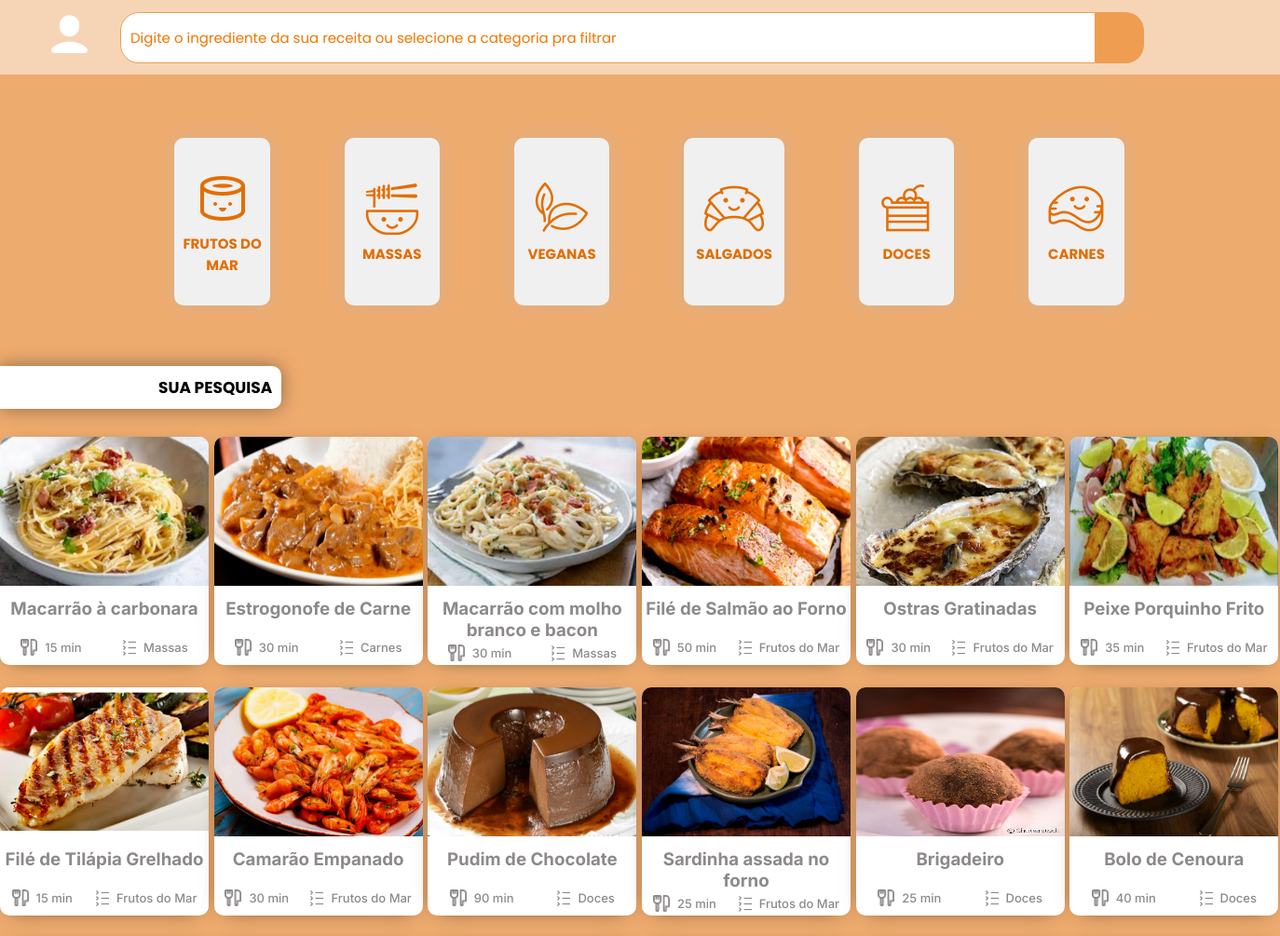
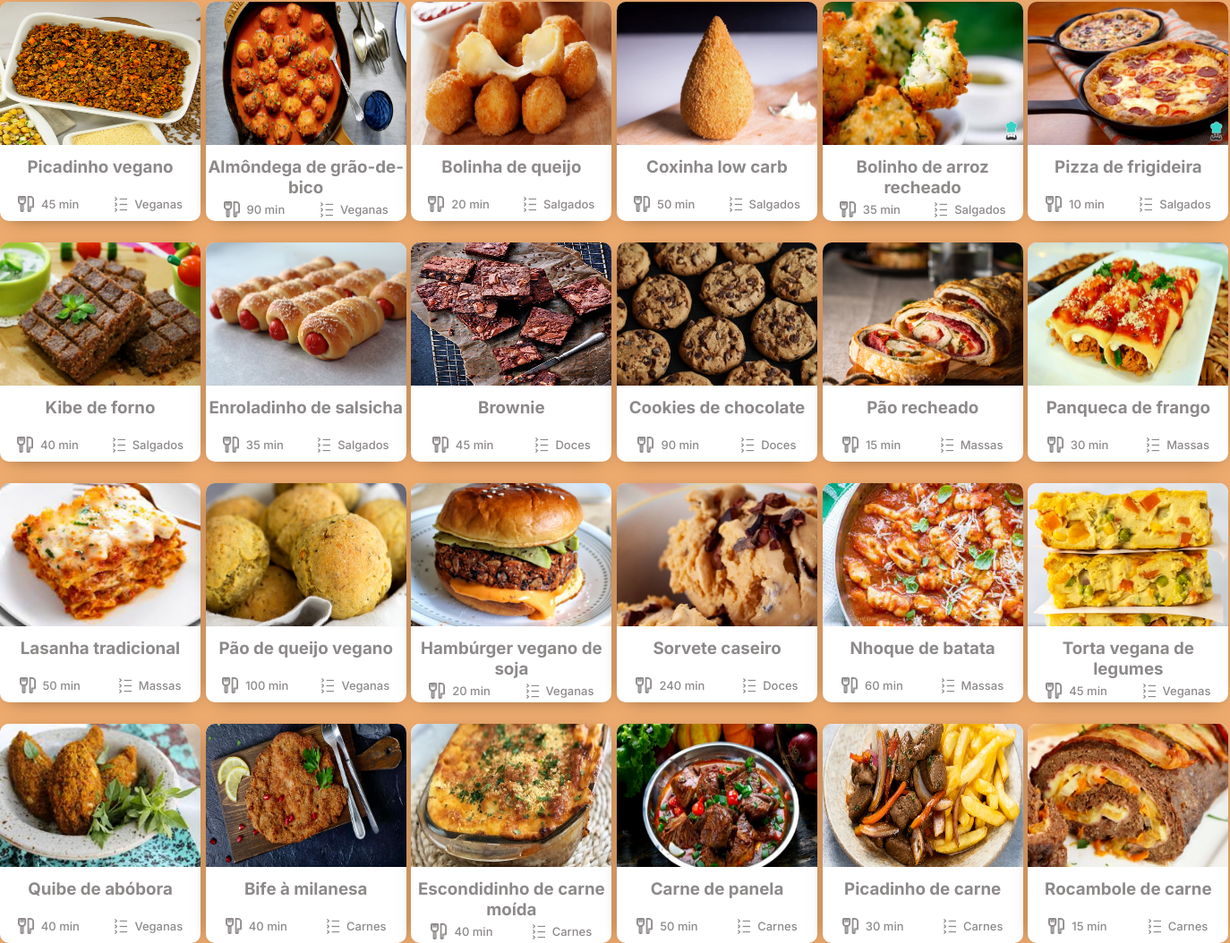
The page / on the database its author committed (2 pictures, top to bottom).
### tables this page shows
CREATE TABLE receita (
    idReceita     INT UNSIGNED   NOT NULL AUTO_INCREMENT,
    nomeReceita   VARCHAR(70)    NOT NULL,
    porcoes       SMALLINT UNSIGNED NOT NULL,
    tempoReceita  VARCHAR(10)    NOT NULL,
    qtdCalorias   DECIMAL(7,2)   NOT NULL,
    link          VARCHAR(300)   NOT NULL COMMENT 'Embed (iframe) do vídeo no YouTube',
    ingrediente_1  VARCHAR(60)   NULL,
    ingrediente_2  VARCHAR(60)   NULL,
    ingrediente_3  VARCHAR(60)   NULL,
    ingrediente_4  VARCHAR(60)   NULL,
    ingrediente_5  VARCHAR(60)   NULL,
    ingrediente_6  VARCHAR(60)   NULL,
    ingrediente_7  VARCHAR(60)   NULL,
    ingrediente_8  VARCHAR(60)   NULL,
    ingrediente_9  VARCHAR(60)   NULL,
    ingrediente_10 VARCHAR(60)   NULL,
    ingrediente_11 VARCHAR(60)   NULL,
    ingrediente_12 VARCHAR(60)   NULL,
    ingrediente_13 VARCHAR(60)   NULL,
    ingrediente_14 VARCHAR(60)   NULL,
    ingrediente_15 VARCHAR(60)   NULL,
    modoPreparo   TEXT           NOT NULL,
    idcategoriaFK INT UNSIGNED   NULL,
    imagem        VARCHAR(30)    NOT NULL,

    CONSTRAINT pk_receita              PRIMARY KEY (idReceita),
    CONSTRAINT uq_receita_nome         UNIQUE (nomeReceita),
    CONSTRAINT uq_receita_link         UNIQUE (link),
    CONSTRAINT ck_receita_porcoes      CHECK (porcoes > 0),
    CONSTRAINT ck_receita_calorias     CHECK (qtdCalorias >= 0),
    CONSTRAINT ck_receita_ingrediente1 CHECK (ingrediente_1 IS NOT NULL)
);

### public/index.php (called while the page is built, shortened)
<?php
$services = require __DIR__ . '/../config/bootstrap.php';
try {
    $viewData = $services['recipeController']->list($_GET);
} catch (PDOException) {
    http_response_code(503);
    require __DIR__ . '/../src/Presentation/View/unavailable.php';
    exit;
}
require __DIR__ . '/../src/Presentation/View/index.php';

### config/bootstrap.php (called while the page is built, shortened)
<?php
$vendorAutoload = __DIR__ . '/../vendor/autoload.php';
$connectionFactory = new PdoConnectionFactory(
    getenv('DB_HOST') ?: 'localhost',
    getenv('DB_NAME') ?: 'tcc_receitas',
    getenv('DB_USER') ?: 'root',
    getenv('DB_PASS') !== false ? (string) getenv('DB_PASS') : '',
    getenv('DB_PORT') ?: '3306',
    getenv('DB_SSL_CA') ?: null,
    getenv('DB_SSL_VERIFY') !== 'false'
);
$userRepository = new PdoUserRepository($connectionFactory);
$recipeRepository = new PdoRecipeRepository($connectionFactory);
$authenticateUserUseCase = new AuthenticateUserUseCase($userRepository);
$registerUserUseCase = new RegisterUserUseCase($userRepository);
$updateUserProfileUseCase = new UpdateUserProfileUseCase($userRepository);
$findRecipesUseCase = new FindRecipesUseCase($recipeRepository);
$sessionManager = new SessionManager();
return [
    'authController' => new AuthController($registerUserUseCase, $authenticateUserUseCase, $sessionManager),
    'profileController' => new ProfileController($updateUserProfileUseCase, $sessionManager),
    'recipeController' => new RecipeController($findRecipesUseCase, $sessionManager),
    'sessionManager' => $sessionManager,
];

### src/Presentation/Http/SessionManager.php (called while the page is built, shortened)
<?php
class SessionManager
{
    private function isHttps(): bool
    {
        return ($_SERVER['HTTP_X_FORWARDED_PROTO'] ?? '') === 'https';
    }
}

### src/Application/UseCase/FindRecipesUseCase.php (called while the page is built, shortened)
<?php
class FindRecipesUseCase
{
    public function execute(?string $search, ?int $categoryId): array
    {
        $search = $search !== null ? trim($search) : null;
        $summaries = $this->recipeRepository->findSummaries($search, $categoryId);
        $details = $this->recipeRepository->findDetails($search, $categoryId);
        return [
            'cards' => array_map(fn (array $recipe) => $this->mapSummary($recipe), $summaries),
            'details' => array_map(fn (array $recipe) => $this->mapDetail($recipe), $details),
        ];
    }
    private function mapSummary(array $recipe): array
    {
        return [
            'id' => (int) $recipe['idReceita'],
            'name' => $recipe['nomeReceita'],
            'time' => $recipe['tempoReceita'],
            'category' => $this->categoryLabel((int) $recipe['idcategoriaFK']),
            'image' => $recipe['imagem'],
        ];
    }
    private function mapDetail(array $recipe): array
    {
        $ingredients = [];
        for ($index = 1; $index <= 15; $index++) {
            $column = 'ingrediente_' . $index;
            $value = trim((string) ($recipe[$column] ?? ''));
            $ingredients[] = $value !== '' ? $value : 'Não há mais ingredientes';
        }
        $preparation = [];
        $steps = explode('.', (string) $recipe['modoPreparo']);
        foreach ($steps as $index => $step) {
            $step = trim($step);
            if ($step === '') {
                continue;
            }
            $preparation[] = sprintf('%d. %s', $index, $step);
        }
        return [
            'id' => (int) $recipe['idReceita'],
            'name' => $recipe['nomeReceita'],
            'video' => $recipe['link'],
            'category' => $this->categoryLabel((int) $recipe['idcategoriaFK']),
            'time' => $recipe['tempoReceita'],
            'servings' => (int) $recipe['porcoes'],
            'calories' => (float) $recipe['qtdCalorias'],
            'ingredients' => $ingredients,
            'preparation' => $preparation,
        ];
    }
    private function categoryLabel(int $id): string
    {
        return self::CATEGORY_LABELS[$id] ?? 'Sem categoria';
    }
}

### src/Infrastructure/Repository/PdoRecipeRepository.php (called while the page is built, shortened)
<?php
class PdoRecipeRepository implements RecipeRepositoryInterface
{
    public function findSummaries(?string $search, ?int $categoryId): array
    {
        $query = 'SELECT idReceita, nomeReceita, tempoReceita, idcategoriaFK, imagem FROM receita';
        [$whereSql, $params] = $this->buildFilters($search, $categoryId);
        $stmt = $this->connectionFactory->create()->prepare($query . $whereSql);
        $stmt->execute($params);
        return $stmt->fetchAll(PDO::FETCH_ASSOC);
    }
    public function findDetails(?string $search, ?int $categoryId): array
    {
        $query = 'SELECT idReceita, qtdCalorias, nomeReceita, porcoes, tempoReceita, link, ingrediente_1, ingrediente_2, ingrediente_3, ingrediente_4, ingrediente_5, ingrediente_6, ingrediente_7, ingrediente_8, ingrediente_9, ingrediente_10, ingrediente_11, ingrediente_12, ingrediente_13, ingrediente_14, ingrediente_15, modoPreparo, idcategoriaFK FROM receita';
        [$whereSql, $params] = $this->buildFilters($search, $categoryId);
        $stmt = $this->connectionFactory->create()->prepare($query . $whereSql);
        $stmt->execute($params);
        return $stmt->fetchAll(PDO::FETCH_ASSOC);
    }
    private function buildFilters(?string $search, ?int $categoryId): array
    {
        $conditions = [];
        $params = [];
        if ($conditions === []) {
            return ['', []];
        }
        return [' WHERE ' . implode(' AND ', $conditions), $params];
    }
}

### src/Infrastructure/Database/PdoConnectionFactory.php (called while the page is built, shortened)
<?php
class PdoConnectionFactory
{
    private ?PDO $connection = null;
    public function create(): PDO
    {
        if ($this->connection instanceof PDO) {
            return $this->connection;
        }
        $options = [
            PDO::ATTR_ERRMODE => PDO::ERRMODE_EXCEPTION,
            PDO::ATTR_DEFAULT_FETCH_MODE => PDO::FETCH_ASSOC,
            PDO::ATTR_EMULATE_PREPARES => false,
        ];
        $this->connection = new PDO(
            sprintf('mysql:host=%s;port=%s;dbname=%s;charset=utf8mb4', $this->host, $this->port, $this->database),
            $this->username,
            $this->password,
            $options
        );
        return $this->connection;
    }
}

### src/Presentation/Controller/RecipeController.php (called while the page is built, shortened)
<?php
class RecipeController
{
    public function list(array $query): array
    {
        $search = isset($query['pesquisa']) ? trim((string) $query['pesquisa']) : null;
        $categoryId = isset($query['categoriaReceita']) && $query['categoriaReceita'] !== '' ? (int) $query['categoriaReceita'] : null;
        $errorMessage = null;
        $recipes = $this->findRecipesUseCase->execute(
            isset($query['buscar']) ? $search : null,
            isset($query['buscar']) ? $categoryId : null,
        );
        return [
            'cards' => $recipes['cards'],
            'details' => $recipes['details'],
            'errorMessage' => $errorMessage,
        ];
    }
}

### src/Presentation/View/index.php (the view, shortened to what this page needs)
<?php
$cards = $viewData['cards'] ?? [];
?>
<!DOCTYPE html>
<html lang="pt-br">
<head>
    <link rel="stylesheet" href="./assets/css/index.css">
    <link rel="stylesheet" href="https://maxst.icons8.com/vue-static/landings/line-awesome/font-awesome-line-awesome/css/all.min.css">
    <link rel="stylesheet" href="https://maxst.icons8.com/vue-static/landings/line-awesome/line-awesome/1.3.0/css/line-awesome.min.css">
    <link rel="stylesheet" href="https://maxst.icons8.com/vue-static/landings/line-awesome/font-awesome-line-awesome/css/all.min.css">
</head>
<body>
    <div class="container">
        <nav class="recipeSearch">
            <form action="index.php" name="formSearch" method="GET" class="formSearch">
                <div class="navBar">
                    <div class="modal-perfil" id="btnModal">
                        <div class="IconeUsuario">
                            <a href="#" class="menuIcon"><img src="./assets/img/iconUser.png" alt="Icone de usuario"></a>
                        </div>
                    </div>
                    <div class="searchBar">
                        <input class="searchControl" name="pesquisa" type="search" placeholder="Digite o ingrediente da sua receita ou selecione a categoria pra filtrar">
                        <button class="searchBtn" type="submit" name="buscar">
                        </button>
                    </div>
                </div>
                <div class="main-container" id="main-container">
                    <div class="radio-buttons">
                        <?php foreach ([1 => ['sushiIcone.png', 'Frutos do Mar', 'col-a'], 2 => ['massaIcone.png', 'Massas', 'col-b'], 3 => ['veganoIcone.png', 'Veganas', 'col-c'], 4 => ['croassaIcone.png', 'Salgados', 'col-d'], 5 => ['boloIcone.png', 'Doces', 'col-f'], 6 => ['carneIcone.png', 'Carnes', 'col-g']] as $id => $category): ?>
                            <label class="custom-radio <?= htmlspecialchars($category[2]) ?>">
                                <span class="radio-btn"><i class="las la-check-circle"></i>
                                    <div class="recipe-icon">
                                        <img src="./assets/img/<?= htmlspecialchars($category[0]) ?>" />
                                        <h3><?= htmlspecialchars($category[1]) ?></h3>
                                    </div>
                                </span>
                            </label>
                        <?php endforeach; ?>
                    </div>
                </div>
            </form>
        </nav>
        <div class="recipeResults">
            <h2>SUA PESQUISA</h2>
            <div class="receitasCentro">
                <div class="receitas" id="receitas">
                    <?php foreach ($cards as $recipe): ?>
                        <div class="itemReceita">
                            <div class="btnAbrirReceita" id="<?= (int) $recipe['id'] ?>">
                                <div class="imgReceita" id="<?= (int) $recipe['id'] ?>">
                                    <img src="./assets/img/<?= htmlspecialchars($recipe['image']) ?>" id="<?= (int) $recipe['id'] ?>">
                                </div>
                                <div class="alignItems" id="<?= (int) $recipe['id'] ?>">
                                    <div class="nomeReceita" id="<?= (int) $recipe['id'] ?>">
                                        <h3 id="<?= (int) $recipe['id'] ?>"><?= htmlspecialchars($recipe['name']) ?></h3>
                                    </div>
                                    <div class="infoAdicionaisReceita" id="<?= (int) $recipe['id'] ?>">
                                        <div class="tempoPreparoReceita" id="<?= (int) $recipe['id'] ?>">
                                            <img src="./assets/img/garfoFaca.png" alt="IconeGarfoFaca" id="<?= (int) $recipe['id'] ?>">
                                            <p id="<?= (int) $recipe['id'] ?>"><?= htmlspecialchars($recipe['time']) ?></p>
                                        </div>
                                        <div class="categoriaReceita">
                                            <img src="./assets/img/categoriaIcone.png" alt="iconeCategoria" id="<?= (int) $recipe['id'] ?>">
                                            <p id="<?= (int) $recipe['id'] ?>"><?= htmlspecialchars($recipe['category']) ?></p>
                                        </div>
                                    </div>
                                </div>
                            </div>
                        </div>
                    <?php endforeach; ?>
                </div>
            </div>
        </div>
    </div>
</body>
</html>

### rows shown on the page
receita: imagem (picture), nomeReceita "Macarrão à carbonara", tempoReceita "15 min", category "Massas"
receita: imagem (picture), nomeReceita "Estrogonofe de Carne", tempoReceita "30 min", category "Carnes"
receita: imagem (picture), nomeReceita "Macarrão com molho branco e bacon", tempoReceita "30 min", category "Massas"
receita: imagem (picture), nomeReceita "Filé de Salmão ao Forno", tempoReceita "50 min", category "Frutos do Mar"
receita: imagem (picture), nomeReceita "Ostras Gratinadas", tempoReceita "30 min", category "Frutos do Mar"
receita: imagem (picture), nomeReceita "Peixe Porquinho Frito", tempoReceita "35 min", category "Frutos do Mar"
receita: imagem (picture), nomeReceita "Filé de Tilápia Grelhado", tempoReceita "15 min", category "Frutos do Mar"
receita: imagem (picture), nomeReceita "Camarão Empanado", tempoReceita "30 min", category "Frutos do Mar"
receita: imagem (picture), nomeReceita "Pudim de Chocolate", tempoReceita "90 min", category "Doces"
receita: imagem (picture), nomeReceita "Sardinha assada no forno", tempoReceita "25 min", category "Frutos do Mar"
receita: imagem (picture), nomeReceita "Brigadeiro", tempoReceita "25 min", category "Doces"
receita: imagem (picture), nomeReceita "Bolo de Cenoura", tempoReceita "40 min", category "Doces"
receita: imagem (picture), nomeReceita "Picadinho vegano", tempoReceita "45 min", category "Veganas"
receita: imagem (picture), nomeReceita "Almôndega de grão-de-bico", tempoReceita "90 min", category "Veganas"
receita: imagem (picture), nomeReceita "Bolinha de queijo", tempoReceita "20 min", category "Salgados"
receita: imagem (picture), nomeReceita "Coxinha low carb", tempoReceita "50 min", category "Salgados"
receita: imagem (picture), nomeReceita "Bolinho de arroz recheado", tempoReceita "35 min", category "Salgados"
receita: imagem (picture), nomeReceita "Pizza de frigideira", tempoReceita "10 min", category "Salgados"
receita: imagem (picture), nomeReceita "Kibe de forno", tempoReceita "40 min", category "Salgados"
receita: imagem (picture), nomeReceita "Enroladinho de salsicha", tempoReceita "35 min", category "Salgados"
receita: imagem (picture), nomeReceita "Brownie", tempoReceita "45 min", category "Doces"
receita: imagem (picture), nomeReceita "Cookies de chocolate", tempoReceita "90 min", category "Doces"
receita: imagem (picture), nomeReceita "Pão recheado", tempoReceita "15 min", category "Massas"
receita: imagem (picture), nomeReceita "Panqueca de frango", tempoReceita "30 min", category "Massas"
receita: imagem (picture), nomeReceita "Lasanha tradicional", tempoReceita "50 min", category "Massas"
receita: imagem (picture), nomeReceita "Pão de queijo vegano", tempoReceita "100 min", category "Veganas"
receita: imagem (picture), nomeReceita "Hambúrger vegano de soja", tempoReceita "20 min", category "Veganas"
receita: imagem (picture), nomeReceita "Sorvete caseiro", tempoReceita "240 min", category "Doces"
receita: imagem (picture), nomeReceita "Nhoque de batata", tempoReceita "60 min", category "Massas"
receita: imagem (picture), nomeReceita "Torta vegana de legumes", tempoReceita "45 min", category "Veganas"
receita: imagem (picture), nomeReceita "Quibe de abóbora", tempoReceita "40 min", category "Veganas"
receita: imagem (picture), nomeReceita "Bife à milanesa", tempoReceita "40 min", category "Carnes"
receita: imagem (picture), nomeReceita "Escondidinho de carne moída", tempoReceita "40 min", category "Carnes"
receita: imagem (picture), nomeReceita "Carne de panela", tempoReceita "50 min", category "Carnes"
receita: imagem (picture), nomeReceita "Picadinho de carne", tempoReceita "30 min", category "Carnes"
receita: imagem (picture), nomeReceita "Rocambole de carne", tempoReceita "15 min", category "Carnes"

### other values the page prints
$category[1] "FRUTOS DO MAR"
$category[1] "MASSAS"
$category[1] "VEGANAS"
$category[1] "SALGADOS"
$category[1] "DOCES"
$category[1] "CARNES"
